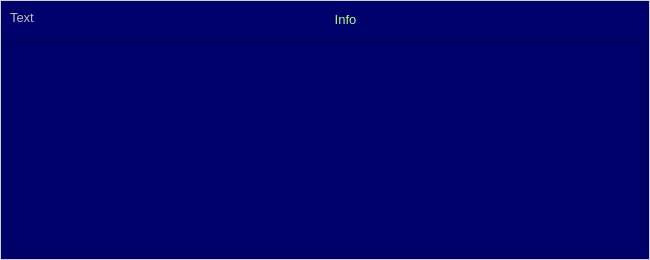
  <widget class="QFrame" name="frm_txt">
   <property name="geometry">
    <rect>
     <x>440</x>
     <y>460</y>
     <width>650</width>
     <height>260</height>
    </rect>
   </property>
   <property name="font">
    <font>
     <pointsize>12</pointsize>
    </font>
   </property>
   <property name="styleSheet">
    <string notr="true">background-color: rgb(0, 0, 108);
color: rgb(209, 209, 209);</string>
   </property>
   <property name="frameShape">
    <enum>QFrame::Box</enum>
   </property>
   <property name="frameShadow">
    <enum>QFrame::Plain</enum>
   </property>
   <widget class="QLabel" name="lbl_txt_txt">
    <property name="geometry">
     <rect>
      <x>10</x>
      <y>10</y>
      <width>121</width>
      <height>16</height>
     </rect>
    </property>
    <property name="font">
     <font>
      <pointsize>10</pointsize>
     </font>
    </property>
    <property name="styleSheet">
     <string notr="true">color: rgb(191, 191, 191);</string>
    </property>
    <property name="text">
     <string>Text</string>
    </property>
    <property name="textInteractionFlags">
     <set>Qt::LinksAccessibleByMouse|Qt::TextSelectableByMouse</set>
    </property>
   </widget>
   <widget class="QLabel" name="lbl_txt_enabled">
    <property name="geometry">
     <rect>
      <x>610</x>
      <y>5</y>
      <width>30</width>
      <height>30</height>
     </rect>
    </property>
    <property name="styleSheet">
     <string notr="true">QLabel:hover {background-color: rgb(0, 0, 255);}</string>
    </property>
    <property name="text">
     <string/>
    </property>
    <property name="pixmap">
     <pixmap>../images/thumb_up.png</pixmap>
    </property>
    <property name="scaledContents">
     <bool>true</bool>
    </property>
   </widget>
   <widget class="QTextEdit" name="txt_txt">
    <property name="geometry">
     <rect>
      <x>10</x>
      <y>40</y>
      <width>631</width>
      <height>211</height>
     </rect>
    </property>
    <property name="font">
     <font>
      <pointsize>10</pointsize>
     </font>
    </property>
    <property name="styleSheet">
     <string notr="true">color: rgb(170, 255, 127);</string>
    </property>
   </widget>
   <widget class="QLabel" name="lbl_txt_info">
    <property name="geometry">
     <rect>
      <x>140</x>
      <y>10</y>
      <width>411</width>
      <height>20</height>
     </rect>
    </property>
    <property name="font">
     <font>
      <pointsize>10</pointsize>
     </font>
    </property>
    <property name="styleSheet">
     <string notr="true">color: rgb(170, 255, 127);</string>
    </property>
    <property name="text">
     <string>Info</string>
    </property>
    <property name="alignment">
     <set>Qt::AlignCenter</set>
    </property>
    <property name="textInteractionFlags">
     <set>Qt::LinksAccessibleByMouse|Qt::TextSelectableByMouse</set>
    </property>
   </widget>
   <widget class="QLabel" name="lbl_txt_alphabet_conversion">
    <property name="geometry">
     <rect>
      <x>559</x>
      <y>5</y>
      <width>41</width>
      <height>30</height>
     </rect>
    </property>
    <property name="styleSheet">
     <string notr="true">QLabel:hover {background-color: rgb(0, 0, 255);}</string>
    </property>
    <property name="text">
     <string/>
    </property>
    <property name="pixmap">
     <pixmap>../images/alphabet_conversion.png</pixmap>
    </property>
    <property name="scaledContents">
     <bool>true</bool>
    </property>
   </widget>
  </widget>
